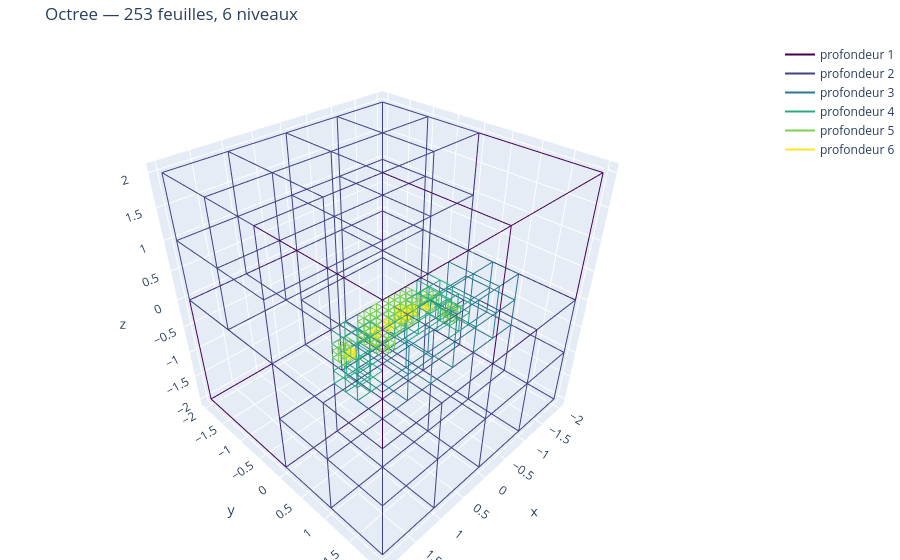
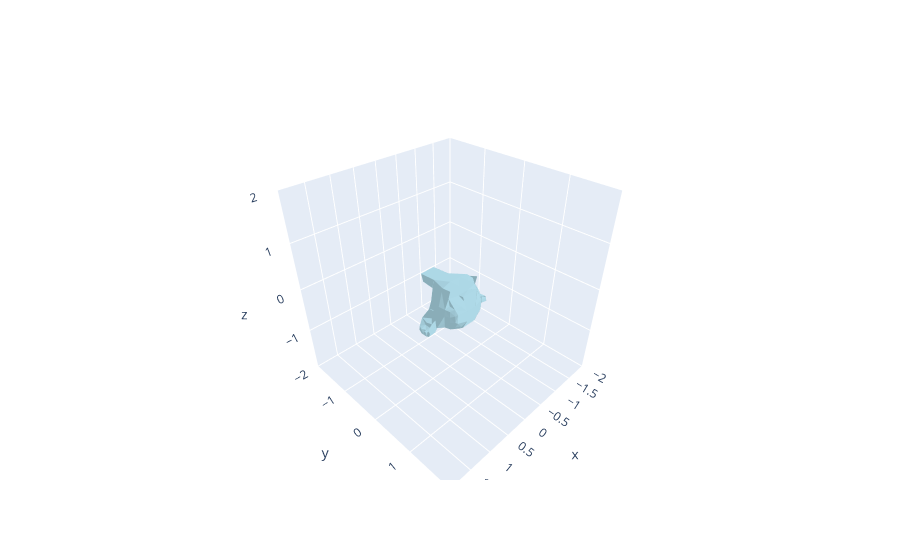
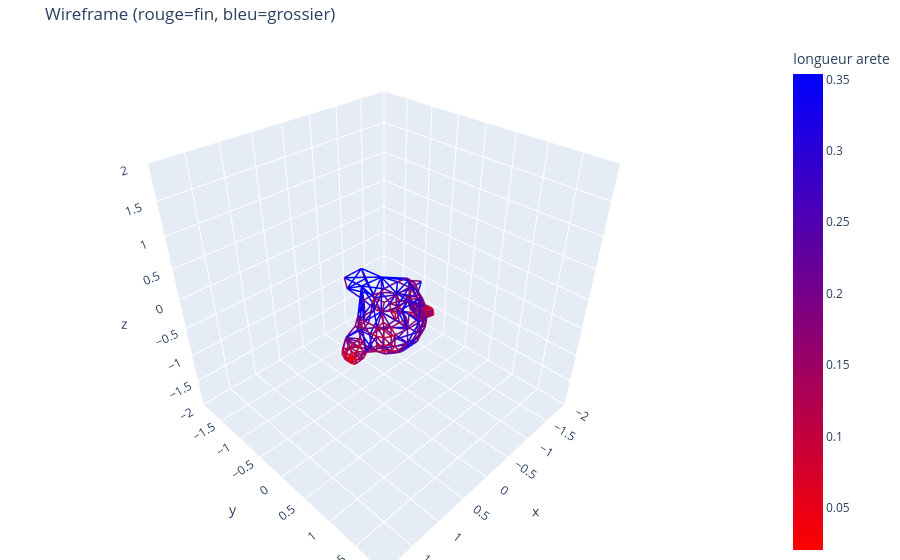
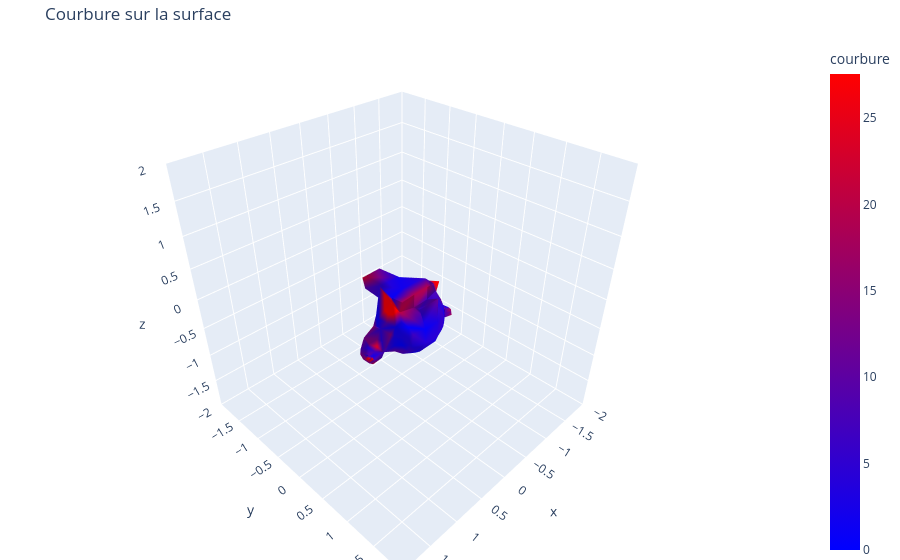

These figures' notebook cell, in order:
### Code cell
for name, r in batch.items():
    if "error" in r:
        print(f"{name}: ECHEC — {r['error']}")
        continue
    print(f"=== {name} ===")
    plot_octree(r["leaves"])
    plot_mesh(r["verts"], r["faces"])
    plot_mesh_wireframe(r["verts"], r["faces"])
    plot_curvature_on_mesh(r["model"], r["verts"], r["faces"], r["h_min"])

### Figure 1 — Plotly figure (JSON) as saved in the notebook; plotly's stock layout.template omitted (floating-point values rounded to 4 significant figures; data arrays with more than 128 entries replaced by an {"elided": "..."} marker saying what was removed)
{"data": [{"line": {"color": "rgb(68, 1, 84)", "width": 2}, "mode": "lines", "name": "profondeur 1", "type": "scatter3d", "x": [-2, -2, null, -2, -2, null, -2, -2, null, -2, -2, null, 0, 0, null, 0, 0, null, 0, 0, null, 0, 0, null, -2, 0, null, -2, 0, null, -2, 0, null, -2, 0, null, 0, 0, null, 0, 0, null, 0, 0, null, 0, 0, null, 2, 2, null, 2, 2, null, 2, 2, null, 2, 2, null, 0, 2, null, 0, 2, null, 0, 2, null, 0, 2, null, 0, 0, null, 0, 0, null, 0, 0, null, 0, 0, null, 2, 2, null, 2, 2, null, 2, 2, null, 2, 2, null, 0, 2, null, 0, 2, null, 0, 2, null, 0, 2, null], "y": [0, 0, null, 0, 2, null, 2, 2, null, 2, 0, null, 0, 0, null, 0, 2, null, 2, 2, null, 2, 0, null, 0, 0, null, 0, 0, null, 2, 2, null, 2, 2, null, -2, -2, null, -2, 0, null, 0, 0, null, 0, -2, null, -2, -2, null, -2, 0, null, 0, 0, null, 0, -2, null, -2, -2, null, -2, -2, null, 0, 0, null, 0, 0, null, 0, 0, null, 0, 2, null, 2, 2, null, 2, 0, null, 0, 0, null, 0, 2, null, 2, 2, null, 2, 0, null, 0, 0, null, 0, 0, null, 2, 2, null, 2, 2, null], "z": [0, 2, null, 2, 2, null, 2, 0, null, 0, 0, null, 0, 2, null, 2, 2, null, 2, 0, null, 0, 0, null, 0, 0, null, 2, 2, null, 0, 0, null, 2, 2, null, -2, 0, null, 0, 0, null, 0, -2, null, -2, -2, null, -2, 0, null, 0, 0, null, 0, -2, null, -2, -2, null, -2, -2, null, 0, 0, null, -2, -2, null, 0, 0, null, 0, 2, null, 2, 2, null, 2, 0, null, 0, 0, null, 0, 2, null, 2, 2, null, 2, 0, null, 0, 0, null, 0, 0, null, 2, 2, null, 0, 0, null, 2, 2, null]}, {"line": {"color": "rgb(64, 66, 134)", "width": 2}, "mode": "lines", "name": "profondeur 2", "type": "scatter3d", "x": {"elided": "1332 int values"}, "y": {"elided": "1332 int values"}, "z": {"elided": "1332 int values"}}, {"line": {"color": "rgb(42, 120, 142)", "width": 2}, "mode": "lines", "name": "profondeur 3", "type": "scatter3d", "x": {"elided": "648 float values"}, "y": {"elided": "648 float values"}, "z": {"elided": "648 float values"}}, {"line": {"color": "rgb(40, 168, 131)", "width": 2}, "mode": "lines", "name": "profondeur 4", "type": "scatter3d", "x": {"elided": "1296 float values"}, "y": {"elided": "1296 float values"}, "z": {"elided": "1296 float values"}}, {"line": {"color": "rgb(124, 209, 79)", "width": 2}, "mode": "lines", "name": "profondeur 5", "type": "scatter3d", "x": {"elided": "3132 float values"}, "y": {"elided": "3132 float values"}, "z": {"elided": "3132 float values"}}, {"line": {"color": "rgb(253, 231, 37)", "width": 2}, "mode": "lines", "name": "profondeur 6", "type": "scatter3d", "x": {"elided": "2592 float values"}, "y": {"elided": "2592 float values"}, "z": {"elided": "2592 float values"}}], "layout": {"margin": {"b": 0, "l": 0, "r": 0, "t": 40}, "scene": {"aspectmode": "data"}, "title": {"text": "Octree — 253 feuilles, 6 niveaux"}}}

### Figure 2 — Plotly figure (JSON) as saved in the notebook; plotly's stock layout.template omitted (floating-point values rounded to 4 significant figures; data arrays with more than 128 entries replaced by an {"elided": "..."} marker saying what was removed)
{"data": [{"color": "lightblue", "flatshading": true, "i": {"elided": "330 int values"}, "j": {"elided": "330 int values"}, "k": {"elided": "330 int values"}, "opacity": 1, "type": "mesh3d", "x": {"elided": "164 float values"}, "y": {"elided": "164 float values"}, "z": {"elided": "164 float values"}}], "layout": {"scene": {"aspectmode": "cube", "xaxis": {"range": [-2, 2]}, "yaxis": {"range": [-2, 2]}, "zaxis": {"range": [-2, 2]}}}}

### Figure 3 — Plotly figure (JSON) as saved in the notebook; plotly's stock layout.template omitted (floating-point values rounded to 4 significant figures; data arrays with more than 128 entries replaced by an {"elided": "..."} marker saying what was removed)
{"data": [{"hoverinfo": "skip", "line": {"cmax": 0.3538, "cmin": 0.02039, "color": {"elided": "2970 float values"}, "colorbar": {"title": {"text": "longueur arete"}}, "colorscale": [[0, "rgb(255,0,0)"], [1, "rgb(0,0,255)"]], "showscale": true, "width": 3}, "mode": "lines", "type": "scatter3d", "x": {"elided": "2970 float values"}, "y": {"elided": "2970 float values"}, "z": {"elided": "2970 float values"}}], "layout": {"margin": {"b": 0, "l": 0, "r": 0, "t": 40}, "scene": {"aspectmode": "cube", "xaxis": {"range": [-2, 2]}, "yaxis": {"range": [-2, 2]}, "zaxis": {"range": [-2, 2]}}, "title": {"text": "Wireframe (rouge=fin, bleu=grossier)"}}}

### Figure 4 — Plotly figure (JSON) as saved in the notebook; plotly's stock layout.template omitted (floating-point values rounded to 4 significant figures; data arrays with more than 128 entries replaced by an {"elided": "..."} marker saying what was removed)
{"data": [{"cmax": 27.56, "cmin": 0, "colorbar": {"title": {"text": "courbure"}}, "colorscale": [[0, "rgb(0,0,255)"], [1, "rgb(255,0,0)"]], "i": {"elided": "330 int values"}, "intensity": {"elided": "164 float values"}, "j": {"elided": "330 int values"}, "k": {"elided": "330 int values"}, "showscale": true, "type": "mesh3d", "x": {"elided": "164 float values"}, "y": {"elided": "164 float values"}, "z": {"elided": "164 float values"}}], "layout": {"margin": {"b": 0, "l": 0, "r": 0, "t": 40}, "scene": {"aspectmode": "cube", "xaxis": {"range": [-2, 2]}, "yaxis": {"range": [-2, 2]}, "zaxis": {"range": [-2, 2]}}, "title": {"text": "Courbure sur la surface"}}}
